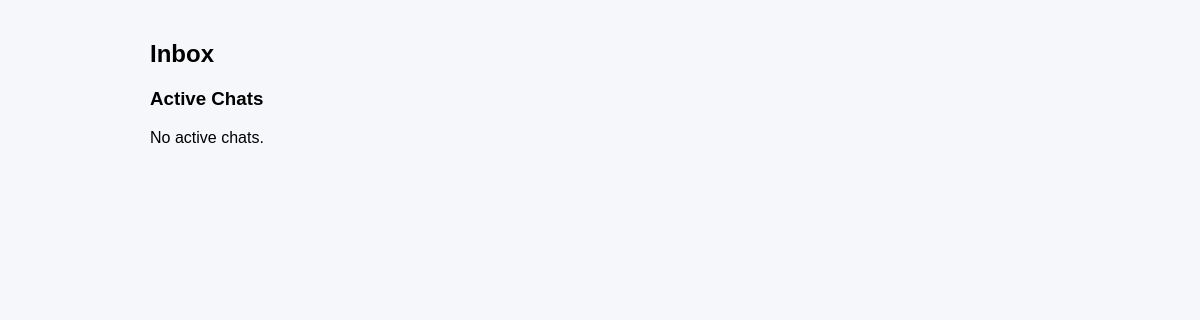
Page /chat/inbox/ (signed in) on the earlier database version.
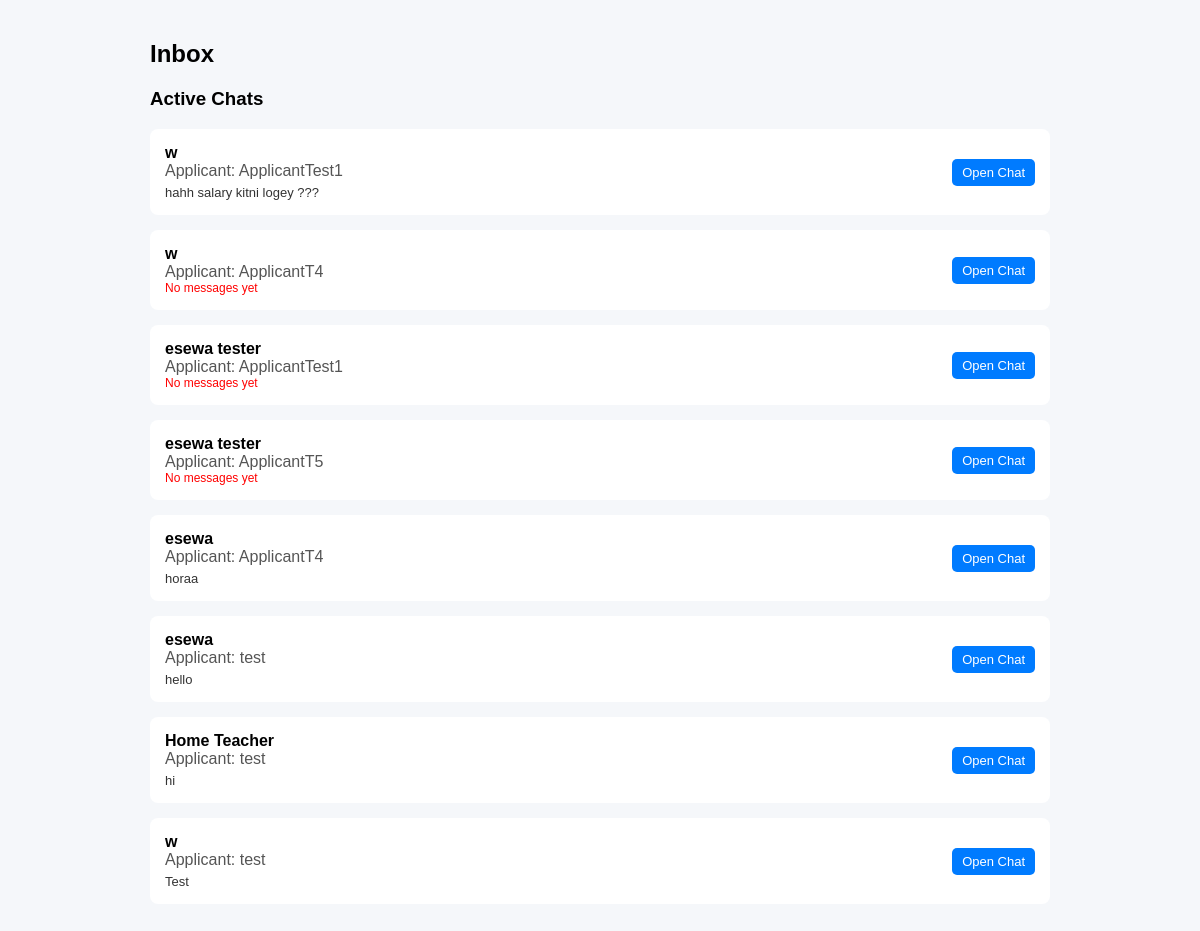
Same page on the later database version.
### chat/models.py (models this page shows, shortened)
class ChatRoom(models.Model):
    recruiter = models.ForeignKey(User, on_delete=models.CASCADE, related_name='recruiter_chats')
    applicant = models.ForeignKey(User, on_delete=models.CASCADE, related_name='applicant_chats')
    job = models.ForeignKey(Job, on_delete=models.CASCADE)
    created_at = models.DateTimeField(auto_now_add=True)

class Message(models.Model):
    chatroom = models.ForeignKey(ChatRoom, on_delete=models.CASCADE, related_name='messages')
    sender = models.ForeignKey(User, on_delete=models.CASCADE)
    content = models.TextField()
    timestamp = models.DateTimeField(auto_now_add=True)

### Job_Post/models.py (models this page shows, shortened)
class Job(models.Model):
    JOB_TYPE_CHOICES = [
        ('Part Time', 'Part Time'),
        ('Full Time', 'Full Time'),
        ('Flexible', 'Flexible'),
    ]
    recruiter = models.ForeignKey(
        User,
        on_delete=models.CASCADE,
        related_name='jobs'
    )
    title = models.CharField(max_length=200)
    tags = models.CharField(max_length=200)
    job_type = models.CharField(
        max_length=50,
        choices=JOB_TYPE_CHOICES,
        default='Full Time'
    )
    min_salary = models.IntegerField(null=True, blank=True)
    max_salary = models.IntegerField(null=True, blank=True)
    negotiable = models.BooleanField(default=False)
    description = models.TextField()
    responsibilities = models.TextField()
    image = models.ImageField(
        upload_to='job_images/',
        null=True,
        blank=True
    )
    is_active = models.BooleanField(default=False)
    created_at = models.DateTimeField(auto_now_add=True)
    deadline = models.DateTimeField(null=True, blank=True)

### chat/views.py (the view, shortened to what this page needs)
# urls.py: path('inbox/', views.inbox, name='inbox'),
@login_required
def inbox(request):
    user = request.user
    role = user.profile.role
    if role == "RECRUITER":
        chatrooms = ChatRoom.objects.filter(recruiter=user).select_related('applicant', 'job').order_by('-created_at')
        return render(request, 'chat/inbox.html', {
            'chatrooms': chatrooms,
            'role': role
        })

### templates/chat/inbox.html (shortened to what this page needs)
<!DOCTYPE html>
<html>
<head>
</head>
<body>
<div class="container">
    <h2>Inbox</h2>
    <h3>Active Chats</h3>
    {% for room in chatrooms %}
        <div class="card">
            <div class="left">
                <span class="job-title">{{ room.job.title }}</span>
                {% if role == "RECRUITER" %}
                    <span class="person">Applicant: {{ room.applicant.username }}</span>
                {% else %}
                    <span class="person">Recruiter: {{ room.recruiter.username }}</span>
                {% endif %}
                {% with last_message=room.messages.last %}
                    {% if last_message %}
                        <span class="latest-message">{{ last_message.content|truncatechars:50 }}</span>
                    {% else %}
                        <span class="no-message">No messages yet</span>
                    {% endif %}
                {% endwith %}
            </div>
            <div>
                <a href="{% url 'chat_room' room.id %}" class="btn">Open Chat</a>
            </div>
        </div>
    {% empty %}
        <p>No active chats.</p>
    {% endfor %}
</div>
</body>
</html>

### templates/chat/inbox.html (style rules this page uses)
body { font-family: Arial; background: #f5f7fa; }
.container { width: 90%; max-width: 900px; margin: 40px auto; }
.card { background: white; padding: 15px; margin-bottom: 15px; border-radius: 8px; display: flex; justify-content: space-between; align-items: center; }
.left { display: flex; flex-direction: column; }
.job-title { font-weight: bold; }
.person { color: #555; }
.latest-message { font-size: 13px; color: #333; margin-top: 5px; }
.btn { padding: 6px 10px; border-radius: 5px; text-decoration: none; font-size: 13px; background: #007bff; color: white; }
.no-message { color: red; font-size: 12px; }

Differences in the rows shown:
added ChatRoom: job "w", applicant.username "ApplicantTest1", messages.last.content "hahh salary kitni logey ???"
added ChatRoom: job "w", applicant.username "ApplicantT4", shows "No messages yet"
added ChatRoom: job "esewa tester", applicant.username "ApplicantTest1", shows "No messages yet"
added ChatRoom: job "esewa tester", applicant.username "ApplicantT5", shows "No messages yet"
added ChatRoom: job "esewa", applicant.username "ApplicantT4", messages.last.content "horaa"
added ChatRoom: job "esewa", applicant.username "test", messages.last.content "hello"
added ChatRoom: job "Home Teacher", applicant.username "test", messages.last.content "hi"
added ChatRoom: job "w", applicant.username "test", messages.last.content "Test"
Other differences:
text no longer shown: "No active chats."
